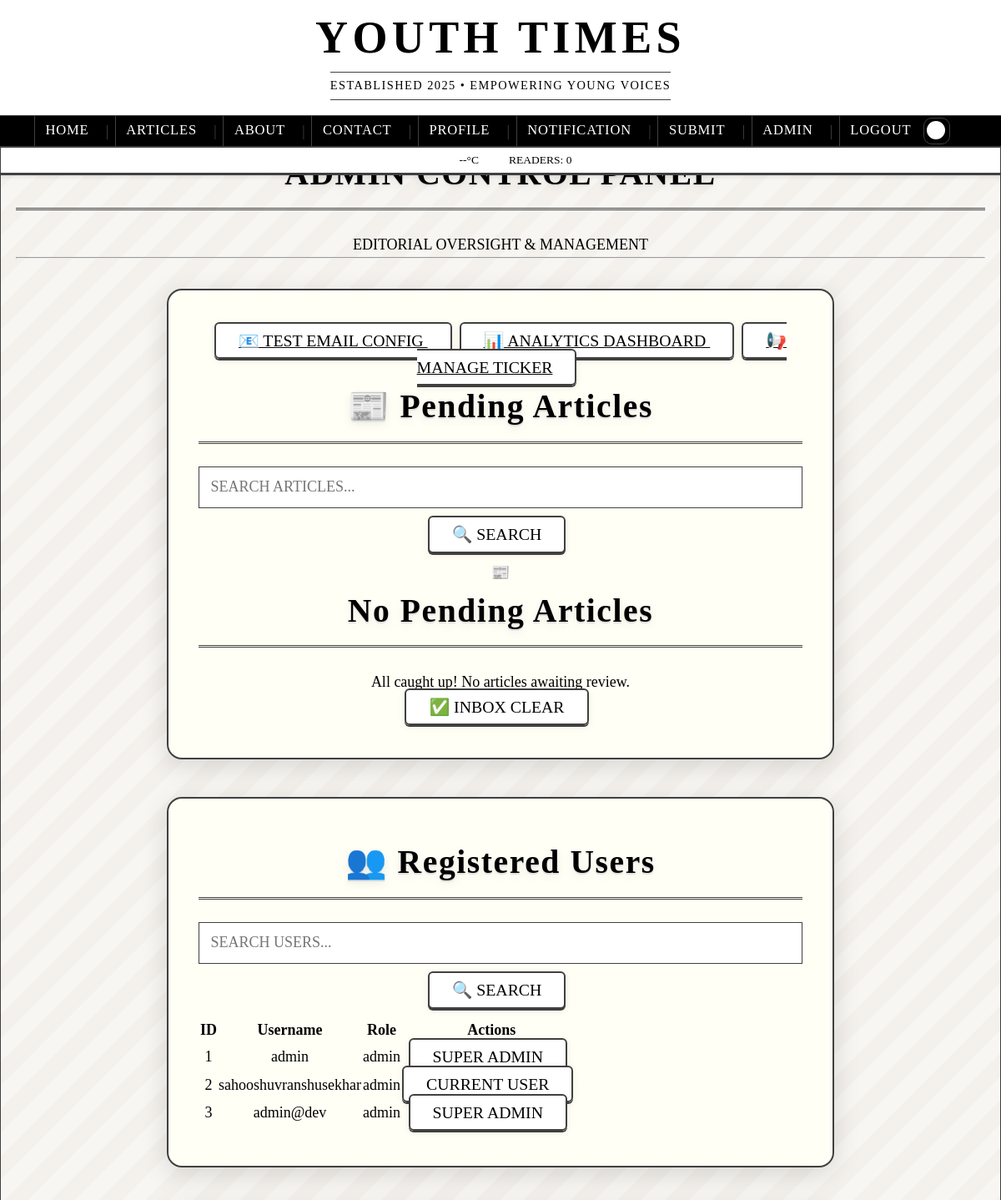
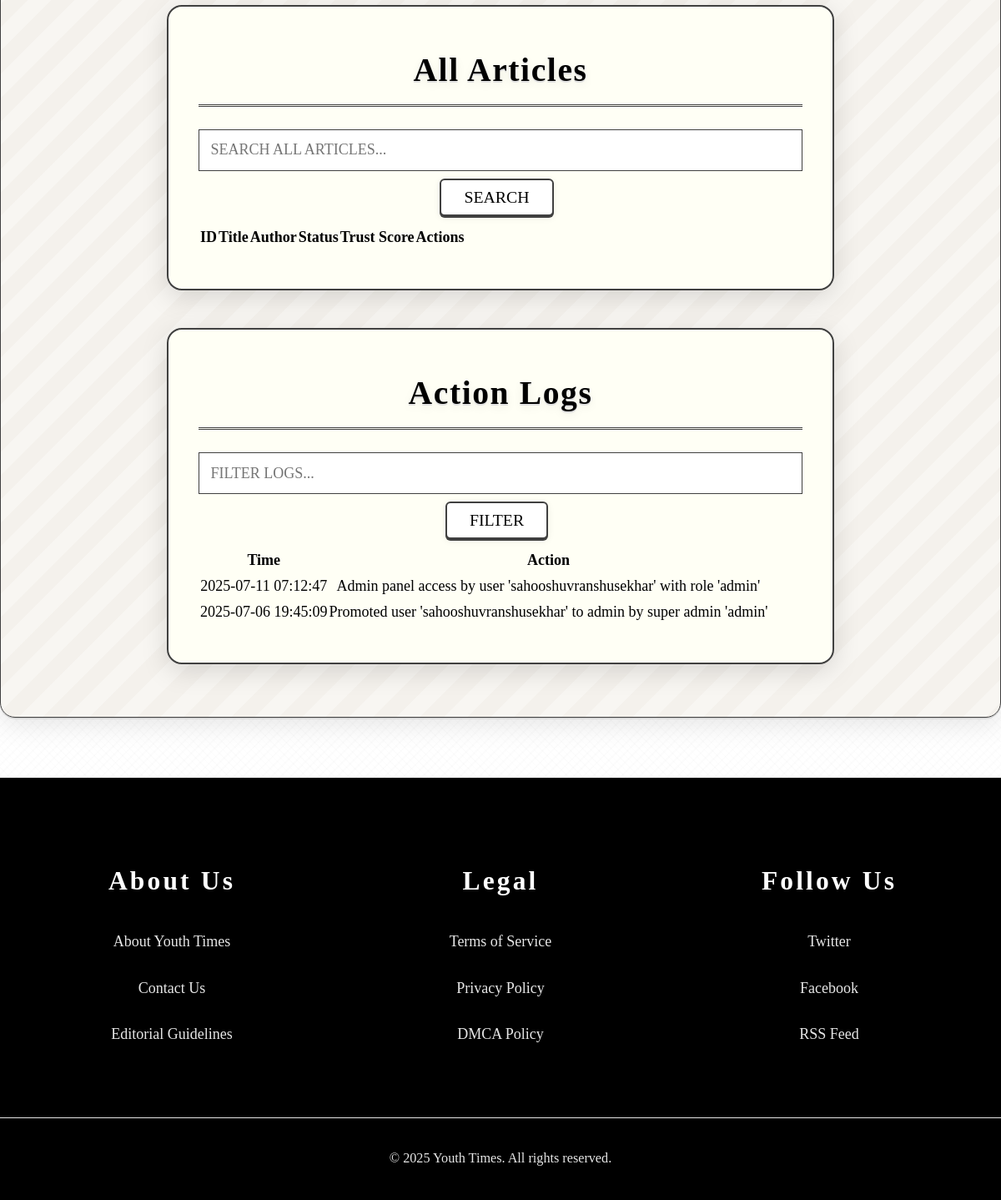
The app's page /admin/ (signed in) with its own data (2 pictures, top to bottom).
### app/models.py (models this page shows, shortened)
class User(db.Model, UserMixin):
    id = db.Column(db.Integer, primary_key=True)
    username = db.Column(db.String(150), unique=True, nullable=False)
    password = db.Column(db.String(150), nullable=False)
    role = db.Column(db.String(10), default='user')
    is_super_admin = db.Column(db.Boolean, default=False)  # Cannot be demoted
    name = db.Column(db.String(150), nullable=True)
    bio = db.Column(db.Text, nullable=True)
    email = db.Column(db.String(150), unique=True, nullable=True)
    profile_image = db.Column(db.String(200), nullable=True)  # For uploaded image URLs
    date_of_birth = db.Column(db.Date, nullable=True)  # New: Date of birth
    gender = db.Column(db.String(20), nullable=True)  # New: Gender field
    is_confirmed = db.Column(db.Boolean, default=False)
    location = db.Column(db.String(100), nullable=True)
    website = db.Column(db.String(200), nullable=True)
    created_at = db.Column(db.DateTime, default=datetime.utcnow)
    @property
    def is_admin(self):
        return self.role == 'admin' or self.is_super_admin

class LogEntry(db.Model):
    id = db.Column(db.Integer, primary_key=True)
    article_id = db.Column(db.Integer, db.ForeignKey('article.id', ondelete='CASCADE'), nullable=True)
    action = db.Column(db.String(100), nullable=False)
    timestamp = db.Column(db.DateTime, default=db.func.now())
    article = db.relationship('Article', backref=db.backref('logs', cascade='all, delete-orphan'))

### app/routes/admin.py (the view)
@bp.route('/admin')
@bp.route('/admin/')
@login_required
def admin_panel():
    if current_user.is_authenticated:
        log_entry = LogEntry(action=f"Admin panel access by user '{current_user.username}' with role '{current_user.role}'")
        db.session.add(log_entry)
        db.session.commit()
    if current_user.role != 'admin':
        return redirect(url_for('articles.home'))
    article_search = request.args.get('article_search', '')
    page = request.args.get('page', 1, type=int)
    per_page = 10
    pending_query = Article.query.filter_by(status='pending')
    if article_search:
        pending_query = pending_query.filter(
            (Article.title.ilike(f"%{article_search}%")) |
            (Article.content.ilike(f"%{article_search}%"))
        )
    pending_query = pending_query.order_by(Article.id.desc())
    pag = pending_query.paginate(page=page, per_page=per_page, error_out=False)
    pending = pag.items
    user_search = request.args.get('user_search', '')
    user_page = request.args.get('user_page', 1, type=int)
    users_query = User.query
    if user_search:
        users_query = users_query.filter(
            (User.username.ilike(f"%{user_search}%")) |
            (User.role.ilike(f"%{user_search}%"))
        )
    users_pag = users_query.order_by(User.id).paginate(page=user_page, per_page=per_page, error_out=False)
    users = users_pag.items
    all_search = request.args.get('all_search', '')
    all_page = request.args.get('all_page', 1, type=int)
    all_articles_query = Article.query
    if all_search:
        all_articles_query = all_articles_query.filter(
            Article.title.ilike(f"%{all_search}%")
        )
    all_pag = all_articles_query.order_by(Article.id.desc()).paginate(page=all_page, per_page=per_page, error_out=False)
    all_articles = all_pag.items
    log_search = request.args.get('log_search', '')
    log_page = request.args.get('log_page', 1, type=int)
    logs_query = LogEntry.query
    if log_search:
        logs_query = logs_query.filter(LogEntry.action.ilike(f"%{log_search}%"))
    logs_pag = logs_query.order_by(LogEntry.timestamp.desc()).paginate(page=log_page, per_page=per_page, error_out=False)
    logs = logs_pag.items
    return render_template(
        'admin_panel.html',
        articles=pending,
        article_search=article_search,
        users=users,
        user_search=user_search,
        users_pag=users_pag,
        user_page=user_page,
        all_articles=all_articles,
        all_search=all_search,
        all_pag=all_pag,
        all_page=all_page,
        logs=logs,
        pag=pag,
        log_search=log_search,
        logs_pag=logs_pag,
        log_page=log_page
    )

### app/templates/admin_panel.html (shortened to what this page needs)
{% extends "base.html" %}
{% block content %}
<div class="newspaper-header text-center mb-8 newspaper-texture">
  <h1 class="headline-font text-3xl md:text-4xl font-bold typewriter">ADMIN CONTROL PANEL</h1>
  <p class="text-sm opacity-70 mt-2 tracking-wider uppercase">EDITORIAL OVERSIGHT & MANAGEMENT</p>
  <hr class="newspaper-divider">
</div>
<div class="vintage-card mb-8 newspaper-texture">
  <div class="mb-6 flex flex-wrap justify-center gap-4">
    <a href="{{ url_for('auth.test_email') }}" class="vintage-btn press-effect">
      📧 TEST EMAIL CONFIG
    </a>
    <a href="{{ url_for('admin.analytics_dashboard') }}" class="vintage-btn press-effect">
      📊 ANALYTICS DASHBOARD
    </a>
    <a href="{{ url_for('admin.manage_ticker') }}" class="vintage-btn press-effect">
      📢 MANAGE TICKER
    </a>
  </div>
  <div class="flex flex-col md:flex-row md:items-center md:justify-between mb-6">
    <h2 class="headline-font text-xl md:text-2xl font-bold uppercase border-b-2 border-black dark:border-white pb-2 mb-4 md:mb-0">
      📰 Pending Articles
    </h2>
    <form method="get" class="flex flex-col sm:flex-row space-y-2 sm:space-y-0 sm:space-x-2">
      <input type="text" name="article_search" value="{{ article_search }}"
             placeholder="SEARCH ARTICLES..." class="vintage-input text-sm" />
      <button type="submit" class="vintage-btn text-sm press-effect">🔍 SEARCH</button>
    </form>
  </div>
  {% if articles %}
    <div class="overflow-x-auto">
      <table class="min-w-full border-3 border-black">
        <thead class="bg-black text-white dark:bg-white dark:text-black">
          <tr>
            <th class="py-3 px-4 border-2 border-black dark:border-white font-bold uppercase">Title</th>
            <th class="py-3 px-4 border-2 border-black dark:border-white font-bold uppercase">Submitted By</th>
            <th class="py-3 px-4 border-2 border-black dark:border-white font-bold uppercase">Trust Score</th>
            <th class="py-3 px-4 border-2 border-black dark:border-white font-bold uppercase">Content</th>
            <th class="py-3 px-4 border-2 border-black dark:border-white font-bold uppercase">Actions</th>
          </tr>
        </thead>
        <tbody>
          {% for article in articles %}
          <tr class="hover:bg-gray-100 dark:hover:bg-gray-800">
            <td class="py-3 px-4 border-2 border-black dark:border-white font-bold">{{ article.title }}</td>
            <td class="py-3 px-4 border-2 border-black dark:border-white">{{ article.author.username }}</td>
            <td class="py-3 px-4 border-2 border-black dark:border-white">
              {% set score = article.trust_score or 0 %}
              <span class="vintage-btn text-xs {% if score >= 50 %}bg-green-100{% else %}bg-red-100{% endif %}">{{ score }}%</span>
            </td>
            <td class="py-3 px-4 border-2 border-black dark:border-white">{{ article.content[:200] }}{% if article.content|length > 200 %}...{% endif %}</td>
            <td class="py-3 px-4 border-2 border-black dark:border-white">
              <div class="flex flex-wrap gap-1">
                <a href="{{ url_for('articles.view_article', id=article.id) }}" class="vintage-btn text-xs">VIEW</a>
                <a href="{{ url_for('admin.edit_article', id=article.id) }}" class="vintage-btn text-xs">EDIT</a>
                <a href="{{ url_for('admin.delete_article', id=article.id) }}" class="vintage-btn text-xs">DELETE</a>
                <a href="{{ url_for('admin.approve_article', id=article.id) }}" class="vintage-btn text-xs">APPROVE</a>
                <a href="{{ url_for('admin.reject_article', id=article.id) }}" class="vintage-btn text-xs">REJECT</a>
              </div>
            </td>
          </tr>
          {% endfor %}
        </tbody>
      </table>
    </div>
    <nav class="mt-6 flex flex-col sm:flex-row justify-between items-center gap-4">
      {% if pag.has_prev %}
        <a href="{{ url_for('admin.admin_panel', page=pag.prev_num) }}" class="vintage-btn press-effect">
          ← PREVIOUS PAGE
        </a>
      {% else %}
        <span class="vintage-btn opacity-50">← PREVIOUS PAGE</span>
      {% endif %}
      <span class="text-sm font-bold">
        PAGE {{ pag.page }} OF {{ pag.pages }}
      </span>
      {% if pag.has_next %}
        <a href="{{ url_for('admin.admin_panel', page=pag.next_num) }}" class="vintage-btn press-effect">
          NEXT PAGE →
        </a>
      {% else %}
        <span class="vintage-btn opacity-50">NEXT PAGE →</span>
      {% endif %}
    </nav>
  {% else %}
    <div class="text-center py-12 newspaper-texture">
      <div class="text-6xl mb-4">📰</div>
      <p class="headline-font text-xl uppercase mb-2">No Pending Articles</p>
      <p class="text-sm opacity-70">All caught up! No articles awaiting review.</p>
      <div class="mt-4">
        <span class="vintage-btn text-xs">✅ INBOX CLEAR</span>
      </div>
    </div>
  {% endif %}
</div>
<div class="vintage-card mb-8 newspaper-texture">
  <div class="flex flex-col md:flex-row md:items-center md:justify-between mb-6">
    <h2 class="headline-font text-xl md:text-2xl font-bold uppercase border-b-2 border-black dark:border-white pb-2 mb-4 md:mb-0">
      👥 Registered Users
    </h2>
    <form method="get" class="flex flex-col sm:flex-row space-y-2 sm:space-y-0 sm:space-x-2">
      <input type="text" name="user_search" value="{{ user_search }}"
             placeholder="SEARCH USERS..." class="vintage-input text-sm" />
      <button type="submit" class="vintage-btn text-sm press-effect">🔍 SEARCH</button>
    </form>
  </div>
  {% if users %}
  <div class="overflow-x-auto">
    <table class="min-w-full border-3 border-black">
      <thead class="bg-black text-white dark:bg-white dark:text-black">
        <tr>
          <th class="py-3 px-4 border-2 border-black dark:border-white font-bold uppercase">ID</th>
          <th class="py-3 px-4 border-2 border-black dark:border-white font-bold uppercase">Username</th>
          <th class="py-3 px-4 border-2 border-black dark:border-white font-bold uppercase">Role</th>
          <th class="py-3 px-4 border-2 border-black dark:border-white font-bold uppercase">Actions</th>
        </tr>
      </thead>
      <tbody>
        {% for user in users %}
        <tr class="hover:bg-gray-100 dark:hover:bg-gray-800">
          <td class="py-3 px-4 border-2 border-black dark:border-white font-bold">{{ user.id }}</td>
          <td class="py-3 px-4 border-2 border-black dark:border-white font-bold">{{ user.username }}</td>
          <td class="py-3 px-4 border-2 border-black dark:border-white font-bold uppercase">{{ user.role }}</td>
          <td class="py-3 px-4 border-2 border-black dark:border-white">
            {% if user.id != current_user.id %}
              {% if user.role != 'admin' %}
                <div class="flex flex-wrap gap-1">
                  <a href="{{ url_for('admin.promote_user', id=user.id) }}" class="vintage-btn text-xs">PROMOTE</a>
                  <a href="{{ url_for('admin.delete_user', id=user.id) }}" class="vintage-btn text-xs">DELETE</a>
                  <a href="{{ url_for('admin.reset_password', id=user.id) }}" class="vintage-btn text-xs">RESET PW</a>
                </div>
              {% else %}
                <div class="flex flex-wrap gap-1">
                  <span class="vintage-btn text-xs">
                    {% if user.is_super_admin %}
                      SUPER ADMIN
                    {% else %}
                      ADMIN
                    {% endif %}
                  </span>
                </div>
              {% endif %}
            {% else %}
              <span class="vintage-btn text-xs">CURRENT USER</span>
            {% endif %}
          </td>
        </tr>
        {% endfor %}
      </tbody>
    </table>
  </div>
  {% else %}
  <div class="text-center py-12 newspaper-texture">
      <div class="text-6xl mb-4">👥</div>
      <p class="headline-font text-xl uppercase mb-2">No Registered Users</p>
      <p class="text-sm opacity-70">No users match your search criteria.</p>
  </div>
  {% endif %}
</div>
<div class="vintage-card mb-8">
  <div class="flex flex-col md:flex-row md:items-center md:justify-between mb-6">
    <h2 class="headline-font text-2xl font-bold uppercase">All Articles</h2>
    <form method="get" class="flex flex-col md:flex-row space-y-2 md:space-y-0 md:space-x-2 mt-4 md:mt-0">
      <input type="text" name="all_search" value="{{ all_search }}" placeholder="SEARCH ALL ARTICLES..." class="vintage-input" />
      <button type="submit" class="vintage-btn">SEARCH</button>
    </form>
  </div>
  <div class="overflow-x-auto">
    <table class="min-w-full border-3 border-black">
      <thead class="bg-black text-white dark:bg-white dark:text-black">
        <tr>
          <th class="py-3 px-4 border-2 border-black dark:border-white font-bold uppercase">ID</th>
          <th class="py-3 px-4 border-2 border-black dark:border-white font-bold uppercase">Title</th>
          <th class="py-3 px-4 border-2 border-black dark:border-white font-bold uppercase">Author</th>
          <th class="py-3 px-4 border-2 border-black dark:border-white font-bold uppercase">Status</th>
          <th class="py-3 px-4 border-2 border-black dark:border-white font-bold uppercase">Trust Score</th>
          <th class="py-3 px-4 border-2 border-black dark:border-white font-bold uppercase">Actions</th>
        </tr>
      </thead>
    </table>
  </div>
</div>
<div class="vintage-card mb-8">
  <h2 class="headline-font text-2xl font-bold uppercase mb-6">Action Logs</h2>
  <form method="get" action="{{ url_for('admin.admin_panel') }}" class="flex flex-col md:flex-row md:items-center mb-6 space-y-2 md:space-y-0 md:space-x-2">
    <input type="text" name="log_search" placeholder="FILTER LOGS..." value="{{ log_search }}" class="vintage-input" />
    <button type="submit" class="vintage-btn">FILTER</button>
  </form>
  {% if logs %}
    <div class="overflow-x-auto">
      <table class="min-w-full border-3 border-black">
        <thead class="bg-black text-white dark:bg-white dark:text-black">
          <tr>
            <th class="py-3 px-4 border-2 border-black dark:border-white font-bold uppercase">Time</th>
            <th class="py-3 px-4 border-2 border-black dark:border-white font-bold uppercase">Action</th>
          </tr>
        </thead>
        <tbody>
          {% for entry in logs %}
          <tr class="hover:bg-gray-100 dark:hover:bg-gray-800">
            <td class="py-3 px-4 border-2 border-black dark:border-white font-mono font-bold">{{ entry.timestamp.strftime('%Y-%m-%d %H:%M:%S') }}</td>
            <td class="py-3 px-4 border-2 border-black dark:border-white">{{ entry.action }}</td>
          </tr>
          {% endfor %}
        </tbody>
      </table>
    </div>
  {% else %}
    <div class="text-center py-8">
      <p class="headline-font text-xl uppercase">No Console Logs</p>
      <p class="mt-2">System activity will appear here.</p>
    </div>
  {% endif %}
</div>
{% endblock %}

### records on screen
User: id "1", username "admin", role "admin", is_super_admin "SUPER ADMIN"
User: id "2", username "sahooshuvranshusekhar", role "admin", shows "CURRENT USER"
User: id "3", username "admin@dev", role "admin", is_super_admin "SUPER ADMIN"
LogEntry: timestamp "2025-07-06 19:45:09", action "Promoted user 'sahooshuvranshusekhar' to admin by super admin 'admin'"

### other values on screen
{{ visitors_count or 0 }} "0"
{{ entry.timestamp.strftime('%Y-%m-%d %H:%M:%S') }} "2025-07-11 07:12:47"
{{ entry.action }} "Admin panel access by user 'sahooshuvranshusekhar' with role 'admin'"
